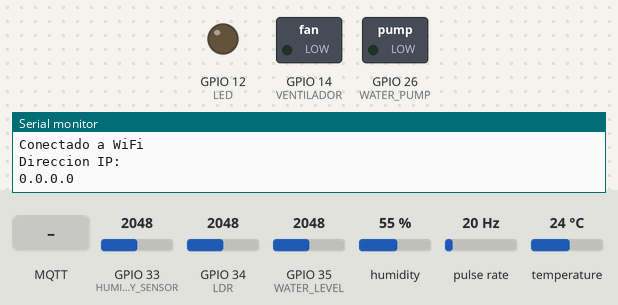
A sketch run on a simulated ESP32. Parts: switched loads named in the sketch (green lamp = pin HIGH), output pins drawn as LEDs (lit = HIGH), the last lines printed to the serial monitor. Wiring (inferred from the names in the program): pulse sensor: data GPIO 25. Inputs (shaded band) come from the test bench; at power-on: temperature 24 °C, GPIO 34 (LDR) = 2048, GPIO 33 (HUMIDITY_SENSOR) = 2048, GPIO 35 (WATER_LEVEL) = 2048, humidity 55 %, pulse rate 20 Hz. WiFi joins after 1.5 s; servers stay silent unless stated; random numbers use the default seed unless the sketch sets one; no MQTT or app messages arrive unless stated.

Above: at 1.2 s.
1.3 s: temperature set to 26 °C
At 6.4 s:
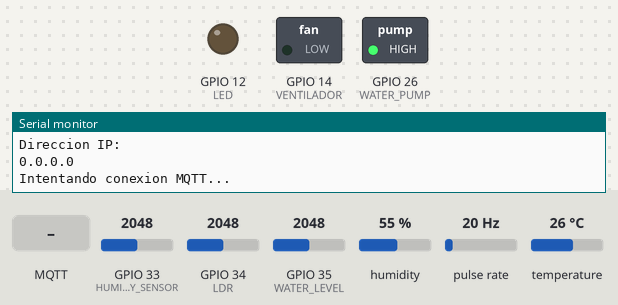
11.6 s: temperature set to 29 °C
At 16.1 s:
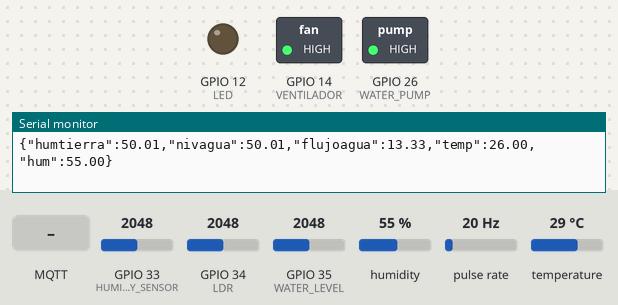
21.6 s: GPIO 34 (LDR) set to 360
26.6 s: GPIO 34 (LDR) set to 302
At 30.5 s:
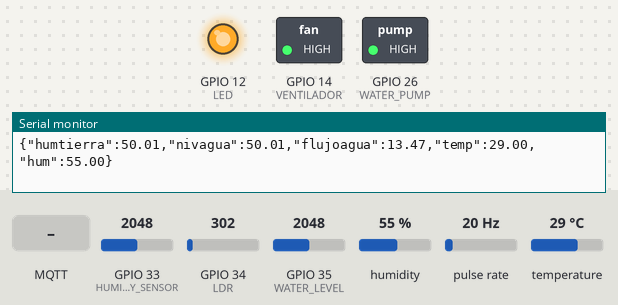
36.7 s: temperature set to 12 °C
At 41.4 s:
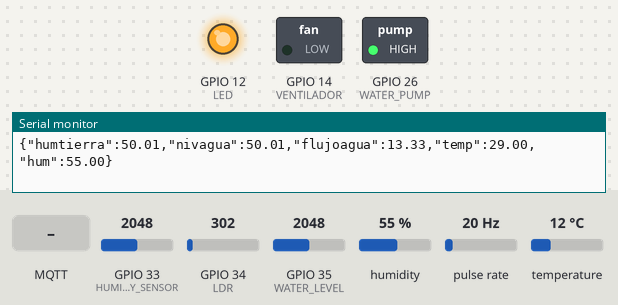
46.8 s: MQTT message "1" arrives on the second subscribed topic
Timing chart, 0 to 51.8 s (numbered marks = the images above; inputs shaded):
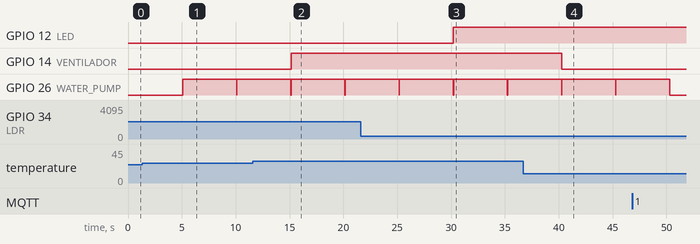

Measured:
- the behaviour switches between 27 and 28 °C on temperature (found by bisection; images 1 and 2)
- the behaviour switches between 340 and 339 on GPIO 34 (LDR) (found by bisection; images 2 and 3)
- after the input at 11.6 s, GPIO 14 (VENTILADOR): LOW → HIGH after 3.5 s
- after the input at 26.6 s, GPIO 12 (LED): LOW → HIGH after 3.6 s
- after the input at 36.7 s, GPIO 14 (VENTILADOR): HIGH → LOW after 3.6 s

The sketch:

Codigo-final-Ecosmart.ino
```cpp
/*
Ecosmart - tu huerto inteligente
Fecha: 20240729

Conexiones:

ESP32    BC548     Bomba de agua
5v----------Colector
GPIO26------Base
            Emisor----Positivo
GND-------------------Negativo

ESP32    DHT11
GND------GND
5V-------5V
GPIO27---signal

ESP32   Sensor de flujo de agua
5v----------5v
GND---------GND
GPIO35------Signal

ESP32    Sensor de humedad
5v----------5v
GND---------GND
GPIO33 -----Signal/A0

ESP32    Sensor de nivel de agua
5v----------5v
GND---------GND
GPIO35------Signal/A0

ESP32    transistor 2n2222
GND---------GND
GPIO14------base transistor 2n2222
Ventilador------5v

Transistor   Ventilador
Base------GND

*/

// Bibliotecas
#define HUMIDITY_SENSOR 33 // Sensor de humedad en el pin GPIO2
#define WATER_LEVEL 35 // Sensor de nivel de agua en el pin GPIO14
#define LDR 34 // Fotoresistencia en el pin GPIO32
#define FLOW_SENSOR 25 // Sensor de flujo de agua en el pin GPIO13
#define WATER_PUMP 26 // Bomba de agua en el pin GPIO12
#define DHTPIN 27 // Pin para conectar el DHT11, pin GPIO13 del ESP32CAM
#define DHTTYPE DHT11 // Configura el modelo de sensor, compatible tambien con DHT22
#define VENTILADOR 14 //ventilador en el pin GPIO14
#define LED 12 //led en el pin GPIO12

#include <WiFi.h> // Biblioteca WiFi
#include <PubSubClient.h> // Biblioteca MQTT
#include "DHT.h" // Biblioteca para el sensor DHT11

// Datos de red
const char* ssid = "HOME-80B8";
const char* password = "0005635413";
const char* mqtt_server = "broker.hivemq.com";

// Datos del sensor

// Variables para envio de mensajes
unsigned long lastMsg = 0; // Contador de tiempo mensajes
#define MSG_BUFFER_SIZE  (50) // Buffer para envio de mensajes
char msg[MSG_BUFFER_SIZE]; // Variable para conversion de mensaje

// Variables para el manejo de tiempo
double timeLast, timeNow; // Variables para el control de tiempo no bloqueante
long lastReconnectAttempt = 0; // Variable para el conteo de tiempo entre intentos de reconexion
double WAIT_MSG = 5000;  // Espera de 1 segundo entre mensajes
double RECONNECT_WAIT = 5000; // Espera de 5 segundos entre conexiones
int threshold = 340; // Ajusta este valor segun tus pruebas

// Temas MQTT
const char* mqttMsg = "codigoIoT/esp32/msg";
const char* mqttCallback = "codigoIoT/esp32/callback";
const char* mqttsensores = "codigoIoT/mor/huerto/sensores";

// Objetos WiFi, MQTT y sensor
WiFiClient espClient; // Objeto para conexion a WiFi
PubSubClient client(espClient); // Objeto para conexion a MQTT
DHT dht(DHTPIN, DHTTYPE); // Objeto que inicia el sensor
int maxHum = 70;

// Funcion para conectarse a WiFi
void setup_wifi() {
  delay(10);

  // Mensajes de intento de conexion
  Serial.println();
  Serial.print("Conectando a: ");
  Serial.println(ssid);

  // Funciones de conexion
  WiFi.mode(WIFI_STA); // STA inicia el micro controlador como cliente, para accespoint se usa WIFI_AP
  WiFi.begin(ssid, password); // Proporcionar caracteristicas de red

  // Esta funcion mejora los resultados de las funciones aleatorias y toma como semilla el contador de tiempo
  randomSeed(micros());

  // Mensajes de confirmacion
  Serial.println("");
  Serial.println("Conectado a WiFi");
  Serial.println("Direccion IP: ");
  Serial.println(WiFi.localIP());
}

// Funcion Callback, Se ejecuta al recivir un mensaje
void callback(char* topic, byte* payload, unsigned int length) {
  Serial.print("Mensaje recibido en [");
  Serial.print(topic);
  Serial.print("] ");

  // Esta secuencia imprime y construye el mensaje recibido
  String messageTemp;
  for (int i = 0; i < length; i++) {
    Serial.print((char)payload[i]); // Imprime
    messageTemp += (char)payload[i]; // Construye el mensaje en una variable String
  }
  Serial.println();

  // Se comprueba que el mensaje se haya concatenado correctamente
  Serial.println();
  Serial.print ("Mensaje concatenado en una sola variable: ");
  Serial.println (messageTemp);
  if (String(topic) == "codigoIoT/mor/huerto/maxHum") {
    maxHum = messageTemp.toInt();
  }
}

// Funcion de recomexion. Devuelve valor booleano para indicar exito o falla
boolean reconnect() {
  Serial.print("Intentando conexion MQTT...");
  // Generar un Client ID aleatorio
  String clientId = "ESP32Client-";
  clientId += String(random(0xffff), HEX);
  // Intentar conexion
  if (client.connect(clientId.c_str())) {
    // Una vez conectado, dar retroalimentacion
    client.publish(mqttMsg,"Conectado");
    // Funcion de suscripcion
    client.subscribe(mqttCallback);
    client.subscribe("codigoIoT/mor/huerto/maxHum");
  }
  else {
      // En caso de error
      Serial.print("Error rc=");
      Serial.print(client.state());
      Serial.println(" Intentando de nuevo");
      // Esperar 5 segundos
      delay(5000);
    }
  return client.connected();
}

volatile int flowCounter; // Este entero volatil almacena el numero de pulsos del sensor de flujo.
float flowRate = 0; // Inicializa el flujo de agua
unsigned long oldTime;
unsigned long msgTime;

// Esta es la funcion de interrupcion que se activa cada vez que el sensor de flujo envia un pulso.
void IRAM_ATTR pulseCounter() {
  flowCounter++;
}

// Inicio del programa
void setup() {
  // Inician las comunicaciones
Serial.begin(115200); // Inicia la comunicacion serial a 115200 bps
 dht.begin(); // Funcion que inicia el sensor
  pinMode(HUMIDITY_SENSOR, INPUT);
  pinMode(WATER_LEVEL, INPUT);
  pinMode(FLOW_SENSOR, INPUT_PULLUP); // Configura el pin del sensor de flujo como entrada
  pinMode(WATER_PUMP, OUTPUT);
  pinMode(VENTILADOR, OUTPUT);
  pinMode(LED, OUTPUT);

  attachInterrupt(digitalPinToInterrupt(FLOW_SENSOR), pulseCounter, RISING);  // Asocia la funcion de interrupcion pulseCounter al pin del sensor de flujo

  //Conef
  setup_wifi();
  client.setServer(mqtt_server,1883);
  client.setCallback(callback);

  // Iniciar secuencias de tiempo
  timeLast = millis (); // Inicia el control de tiempo
  lastReconnectAttempt = timeLast; // Control de secuencias de tiempo
}


// Cuerpo del programa
void loop() {

  // Funcion principal de seguimiento de tiempo
  timeNow = millis();

  // FunciÃƒÆ’Ã‚Â³n de conexion y seguimiento
  if (!client.connected()) { // Se pregunta si no existe conexion
    if (timeNow - lastReconnectAttempt > RECONNECT_WAIT) { // Espera de reconexion
      // Intentar reconectar
      if (reconnect()) {
        lastReconnectAttempt = timeNow; // Actualizacion de seguimiento de tiempo
      }
    }
  } else {
    // Funcion de seguimiento
    client.loop();
  }

  // Enviar un mensaje cada WAIT_MSG
  if (timeNow - timeLast > WAIT_MSG && client.connected() == 1) { // Manda un mensaje por MQTT cada cinco segundos
    timeLast = timeNow; // Actualizacion de seguimiento de tiempo

  int sensorValue = analogRead(LDR);

  if (sensorValue < threshold) {
    digitalWrite(LED, HIGH);
    client.publish("codigoIoT/mor/huerto/luz", "Luz artificial activada");
  } else {
    digitalWrite(LED, LOW);
    client.publish("codigoIoT/mor/huerto/luz"," ");
  }


  // Cada 1 segundo, calcula el caudal de agua en litros por minuto (L/min)
  if (millis() - oldTime >= 1000) {
    oldTime = millis();
    flowRate = (flowCounter / 450.0) * 60.0; // Los sensores de flujo normalmente envian 450 pulsos por litro
    flowCounter = 0; // Resetea el contador de flujo
  }

    // Obtener temperatura y humedad
    float t = dht.readTemperature();
    float h = dht.readHumidity();

    // Secuencia que se asegura de que la conexion con el sensor exista
    if (isnan(h) || isnan(t)) {
      Serial.println(F("Failed to read from DHT sensor!"));
      return;
    }

    float humiditySensor =analogRead(HUMIDITY_SENSOR); // Lee el sensor de humedad
    float waterLevel = analogRead(WATER_LEVEL); // Lee el sensor de nivel de agua

humiditySensor = (humiditySensor*100)/4095;
waterLevel = (waterLevel*100)/4095;

if (t > 27){
   // Encender el ventilador
  digitalWrite(VENTILADOR, HIGH);
   client.publish("codigoIoT/mor/huerto/ventilador", "Ventilador activado");
  }
  else {
  digitalWrite(VENTILADOR, LOW);
  client.publish("codigoIoT/mor/huerto/ventilador", " ");

  }
if ( humiditySensor < maxHum && waterLevel > 10) {
     client.publish("codigoIoT/mor/huerto/bomba", "Bomba de agua activada");
    digitalWrite(WATER_PUMP, HIGH); // Activa la bomba de agua
    delay(5000);
    digitalWrite(WATER_PUMP, LOW);
 }
  else {
    client.publish("codigoIoT/mor/huerto/bomba", " ");
    digitalWrite(WATER_PUMP, LOW); // Desactiva la bomba de agua
  }
  if ( waterLevel < 10 ){
  client.publish("codigoIoT/mor/huerto/tanque", "Llenar tanque de agua");
  }

  else{
      client.publish("codigoIoT/mor/huerto/tanque", " ");
    }
    //Se construye el string correspondiente al JSON que contiene 3 variables
    String json = "{\"humtierra\":" + String(humiditySensor) + ",\"nivagua\":" + String(waterLevel) + ",\"flujoagua\":" + String(flowRate) + ",\"temp\":" + String(t) + ",\"hum\":" + String(h) + "}";
    Serial.println(json); // Se imprime en monitor solo para poder visualizar que el string esta correctamente creado
    int str_len = json.length() + 1;//Se calcula la longitud del string
    char char_array[str_len];//Se crea un arreglo de caracteres de dicha longitud
    json.toCharArray(char_array, str_len);//Se convierte el string a char array
    client.publish(mqttsensores, char_array); // Esta es la funcion que envia los datos por MQTT, especifica el tema y el valor
  }// fin del if (timeNow - timeLast > wait)
}
```
